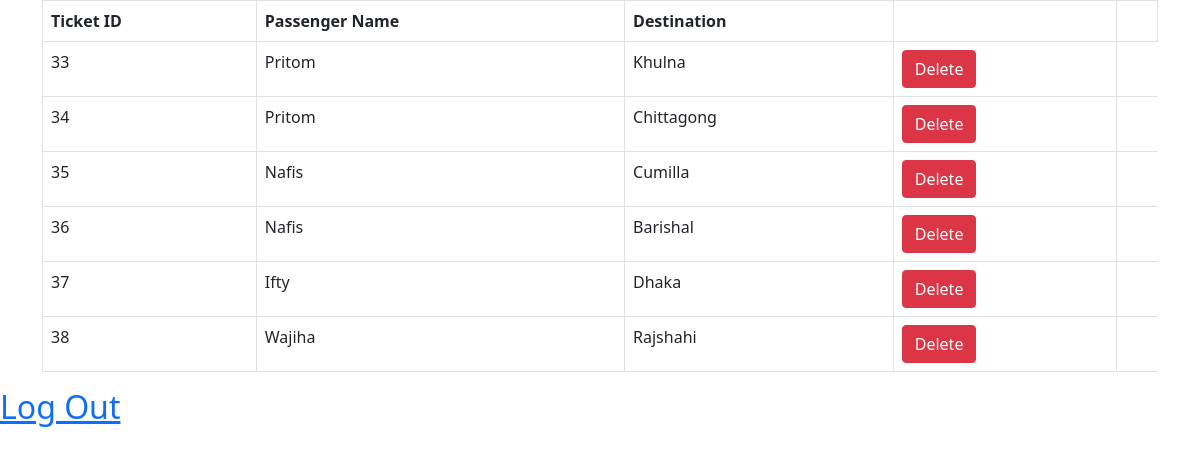
The page /operator_home.php on the database its author committed.
### tables this page shows
CREATE TABLE `ticket` (
  `id` int(11) NOT NULL,
  `destination` varchar(50) NOT NULL,
  `departure` varchar(50) NOT NULL,
  `passenger_id` int(11) NOT NULL,
  `passenger_name` varchar(30) NOT NULL,
  `operator_id` int(11) NOT NULL,
  `bus_name` varchar(30) NOT NULL,
  `seat_type` varchar(30) NOT NULL,
  `approval` varchar(30) NOT NULL
);

### operator_home.php (the view, shortened to what this page needs)
<?php
    include 'DBconnect.php';
?>
<!doctype html>
<html lang="en">
  <head>
    <link href="https://cdn.jsdelivr.net/npm/bootstrap@5.0.2/dist/css/bootstrap.min.css" rel="stylesheet">
  </head>
  <body>
    <div class="container">
        <table class ="table table-bordered">
            <tr>
                <th>Ticket ID</th>
                <th>Passenger Name</th>
                <th>Destination</th>
                <th></th>
                <th></th>
            </tr>
            <?php
                $query="SELECT * FROM ticket";
                $readquery = mysqli_query($conn, $query);
                if($readquery->num_rows>0){
                    while($rd=mysqli_fetch_assoc($readquery)){
                        $passengername = $rd['passenger_name'];
                        $ticket_id = $rd['id'];
                        $destination = $rd['destination'];
            ?>
            <tr>
                <td><?php echo $ticket_id; ?></td>
                <td><?php echo $passengername; ?></td>
                <td><?php echo $destination; ?></td>
                <td><a href="operator_home.php?delete=<?php echo $ticket_id; ?>" class="btn btn-danger">Delete</a></td>
            </tr>
            <?php }}else{
                echo "No Data to show";
            }
             ?>
        </table>
    </div>
    <a href="index.php"><h2> Log Out </h2> </a>
  </body>
</html>

### rows shown on the page
ticket: id "33", passenger_name "Pritom", destination "Khulna"
ticket: id "34", passenger_name "Pritom", destination "Chittagong"
ticket: id "35", passenger_name "Nafis", destination "Cumilla"
ticket: id "36", passenger_name "Nafis", destination "Barishal"
ticket: id "37", passenger_name "Ifty", destination "Dhaka"
ticket: id "38", passenger_name "Wajiha", destination "Rajshahi"
